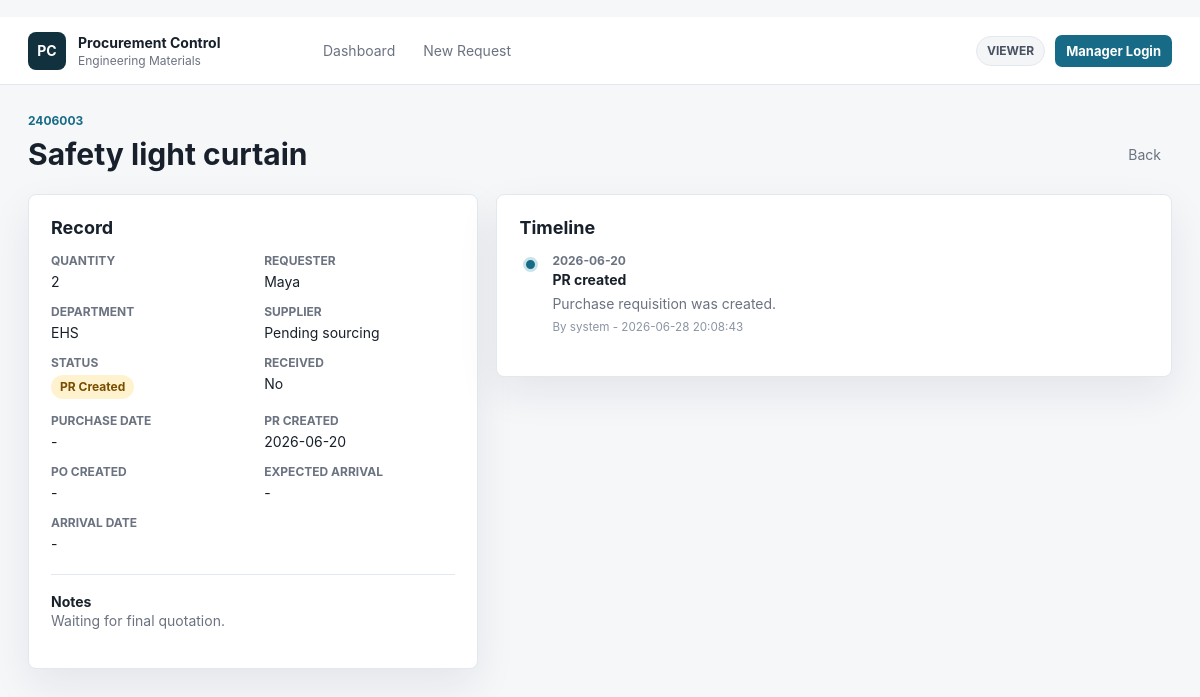
Screenshot of /items/3 with the database file from the repository.
### tables this page shows
CREATE TABLE procurement_items (
            id INTEGER PRIMARY KEY AUTOINCREMENT,
            mms_no TEXT,
            item_name TEXT NOT NULL,
            quantity INTEGER,
            price REAL,
            currency TEXT DEFAULT 'MOP',
            requester TEXT,
            supplier TEXT,
            department TEXT,
            purchase_date TEXT,
            pr_created_at TEXT,
            po_created_at TEXT,
            expected_arrival_date TEXT,
            arrival_date TEXT,
            status TEXT NOT NULL DEFAULT 'Draft',
            received INTEGER NOT NULL DEFAULT 0,
            notes TEXT,
            created_by TEXT,
            created_at TEXT NOT NULL,
            updated_by TEXT,
            updated_at TEXT NOT NULL
        );

CREATE TABLE timeline_events (
            id INTEGER PRIMARY KEY AUTOINCREMENT,
            item_id INTEGER NOT NULL,
            event_type TEXT NOT NULL,
            title TEXT NOT NULL,
            event_date TEXT,
            details TEXT,
            created_by TEXT,
            created_at TEXT NOT NULL,
            FOREIGN KEY(item_id) REFERENCES procurement_items(id) ON DELETE CASCADE
        );

### app.py (the view)
@app.route("/items/<int:item_id>")
def item_detail(item_id):
    row = get_db().execute("SELECT * FROM procurement_items WHERE id = ?", (item_id,)).fetchone()
    if not row:
        flash("Item not found.", "warning")
        return redirect(url_for("index"))
    events = get_db().execute(
        "SELECT * FROM timeline_events WHERE item_id = ? ORDER BY COALESCE(event_date, created_at), created_at",
        (item_id,),
    ).fetchall()
    return render_template("item_detail.html", item=visible_item(row), events=events)

### app.py (called while the page is built)
def connect_db():
    conn = sqlite3.connect(DB_PATH)
    conn.row_factory = sqlite3.Row
    return conn

def get_db():
    if "db" not in g:
        DATA_DIR.mkdir(exist_ok=True)
        BACKUP_DIR.mkdir(exist_ok=True)
        g.db = connect_db()
    return g.db

def current_role():
    return session.get("role", "viewer")

def current_actor():
    return session.get("username", "viewer")

def is_manager():
    return current_role() == "manager"

@app.context_processor
def inject_context():
    return {
        "current_role": current_role(),
        "current_actor": current_actor(),
        "is_manager": is_manager(),
        "status_options": STATUS_OPTIONS,
        "currency_options": CURRENCY_OPTIONS,
    }

def ensure_daily_backup():
    db = get_db()
    last = db.execute("SELECT value FROM app_meta WHERE key = 'last_daily_backup_date'").fetchone()
    today = date.today().isoformat()
    if not last or last["value"] != today:
        backup_database("daily", "system")

def migrate_existing_data():
    db = get_db()
    rows = db.execute("SELECT id, mms_no, currency, quantity FROM procurement_items").fetchall()
    for row in rows:
        updates = {}
        if row["currency"] in (None, "", "THB"):
            updates["currency"] = "MOP"
        if row["mms_no"] and not row["mms_no"].isdigit():
            updates["mms_no"] = "".join(ch for ch in row["mms_no"] if ch.isdigit())
        if row["quantity"] is not None:
            updates["quantity"] = int(row["quantity"])
        if updates:
            assignments = ", ".join(f"{field} = ?" for field in updates)
            db.execute(
                f"UPDATE procurement_items SET {assignments} WHERE id = ?",
                list(updates.values()) + [row["id"]],
            )
    db.commit()

def visible_item(row):
    item = dict(row)
    if not is_manager():
        item["price"] = None
    return item

@app.before_request
def prepare_app():
    init_db()
    ensure_daily_backup()

### templates/item_detail.html (shortened to what this page needs)
﻿{% extends "base.html" %}
{% block content %}
<section class="page-heading">
    <div>
        <p class="eyebrow">{{ item.mms_no or "No MMS number" }}</p>
        <h1>{{ item.item_name }}</h1>
    </div>
    <div class="action-row">
        <a class="ghost-link" href="{{ url_for('index') }}">Back</a>
    </div>
</section>
<section class="detail-grid">
    <div class="detail-panel">
        <h2>Record</h2>
        <dl class="details">
            <div><dt>Quantity</dt><dd>{{ item.quantity|int if item.quantity is not none else "-" }}</dd></div>
            <div><dt>Requester</dt><dd>{{ item.requester or "-" }}</dd></div>
            <div><dt>Department</dt><dd>{{ item.department or "-" }}</dd></div>
            <div><dt>Supplier</dt><dd>{{ item.supplier or "-" }}</dd></div>
            <div><dt>Status</dt><dd><span class="status status-{{ item.status|lower|replace(' ', '-') }}">{{ item.status }}</span></dd></div>
            <div><dt>Received</dt><dd>{{ "Yes" if item.received else "No" }}</dd></div>
            <div><dt>Purchase Date</dt><dd>{{ item.purchase_date or "-" }}</dd></div>
            <div><dt>PR Created</dt><dd>{{ item.pr_created_at or "-" }}</dd></div>
            <div><dt>PO Created</dt><dd>{{ item.po_created_at or "-" }}</dd></div>
            <div><dt>Expected Arrival</dt><dd>{{ item.expected_arrival_date or "-" }}</dd></div>
            <div><dt>Arrival Date</dt><dd>{{ item.arrival_date or "-" }}</dd></div>
        </dl>
        {% if item.notes %}
            <div class="notes">
                <strong>Notes</strong>
                <p>{{ item.notes }}</p>
            </div>
        {% endif %}
    </div>
    <div class="timeline-panel">
        <h2>Timeline</h2>
        <ol class="timeline">
            {% for event in events %}
                <li>
                    <span class="dot"></span>
                    <div>
                        <time>{{ event.event_date or event.created_at[:10] }}</time>
                        <strong>{{ event.title }}</strong>
                        {% if event.details %}<p>{{ event.details }}</p>{% endif %}
                        <small>By {{ event.created_by or "system" }} - {{ event.created_at }}</small>
                    </div>
                </li>
            {% else %}
                <li class="empty-line">No timeline events yet.</li>
            {% endfor %}
        </ol>
    </div>
</section>
{% endblock %}

### static/styles.css (style rules this page uses)
:root { --bg: #f6f7f9; --panel: #ffffff; --text: #18202b; --muted: #6b7280; --line: #e3e7ee; --accent: #176b87; --accent-strong: #0f5268; --good: #176f4d; --warn: #a75d12; --danger: #b42318; --shadow: 0 16px 40px rgba(21, 31, 46, 0.08); }
* { box-sizing: border-box; }
body { margin: 0; background: var(--bg); color: var(--text); font-family: Inter, ui-sans-serif, system-ui, -apple-system, BlinkMacSystemFont, "Segoe UI", sans-serif; font-size: 14px; }
a { color: inherit; text-decoration: none; }
.nav a, .ghost-button, .ghost-link { color: var(--muted); border: 0; background: transparent; padding: 9px 11px; border-radius: 7px; cursor: pointer; }
.mode-panel, .action-row, .filter-form, .toolbar { display: flex; align-items: center; gap: 10px; }
.page-heading { display: flex; align-items: flex-end; justify-content: space-between; gap: 20px; margin-bottom: 22px; }
.eyebrow { margin: 0 0 8px; color: var(--accent); font-size: 12px; font-weight: 700; text-transform: uppercase; }
h1, h2, h3, p { margin-top: 0; }
h1 { margin-bottom: 0; font-size: 30px; font-weight: 680; }
h2 { font-size: 18px; }
.toolbar, .table-shell, .detail-panel, .timeline-panel, .form-panel, .login-panel { background: var(--panel); border: 1px solid var(--line); border-radius: 8px; box-shadow: var(--shadow); }
.pill, .status { display: inline-flex; align-items: center; min-height: 24px; padding: 0 9px; border-radius: 999px; font-size: 12px; font-weight: 650; }
.pill.muted, .status { color: #4b5563; background: #eef2f6; }
.status-pr-created { color: #7a4d00; background: #fff3cf; }
.detail-grid, .settings-grid, .split-layout { display: grid; grid-template-columns: minmax(320px, 0.8fr) minmax(480px, 1.2fr); gap: 18px; align-items: start; }
.detail-panel, .timeline-panel, .form-panel, .login-panel { padding: 22px; }
.details { display: grid; grid-template-columns: repeat(2, minmax(0, 1fr)); gap: 14px 22px; margin: 0; }
.details div { min-width: 0; }
.details dt { color: var(--muted); font-size: 12px; font-weight: 700; text-transform: uppercase; }
.details dd { margin: 5px 0 0; overflow-wrap: anywhere; }
.notes { margin-top: 22px; padding-top: 18px; border-top: 1px solid var(--line); }
.notes p, .plain-text { color: var(--muted); line-height: 1.6; }
.timeline { position: relative; list-style: none; margin: 0; padding: 0 0 0 4px; }
.timeline li { position: relative; display: flex; gap: 14px; padding: 0 0 20px; }
.timeline li::before { content: ""; position: absolute; left: 7px; top: 15px; bottom: 0; width: 1px; background: var(--line); }
.timeline li:last-child::before { display: none; }
.dot { flex: 0 0 auto; width: 15px; height: 15px; margin-top: 4px; border: 3px solid #cae3ea; border-radius: 50%; background: var(--accent); }
.timeline time { display: block; color: var(--muted); font-size: 12px; font-weight: 700; }
.timeline strong { display: block; margin-top: 3px; }
.timeline p { margin: 6px 0; color: var(--muted); line-height: 1.45; }
.timeline small { color: #8b94a2; }

### rows the page displays
procurement_items: mms_no "2406003", item_name "Safety light curtain", quantity "2", requester "Maya", department "EHS", supplier "Pending sourcing", status "PR Created", received "No", purchase_date "-", pr_created_at "2026-06-20", po_created_at "-", expected_arrival_date "-", arrival_date "-", notes "Waiting for final quotation."
timeline_events: event_date "2026-06-20", title "PR created", details "Purchase requisition was created.", created_by "system", created_at "2026-06-28 20:08:43"

### other values shown
{{ current_role|upper }} "VIEWER"
